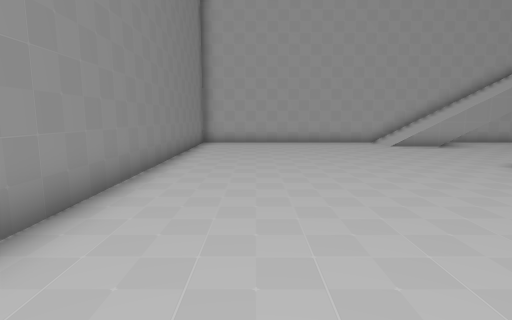
View 1 (above)

24 first-person views from a walk through a Unity game level. The camera is 1.2 m above the floor, tilts 8° down and sees 80° across. The floor is counted in squares, 1 m on a side. Each view is taken from the middle of a square. On the plan, view 1 faces up. The plan holds only what a view shows up to about 13 squares ahead; the rest is blank. The place goes on beyond the plan. The player character is not drawn.

View 2
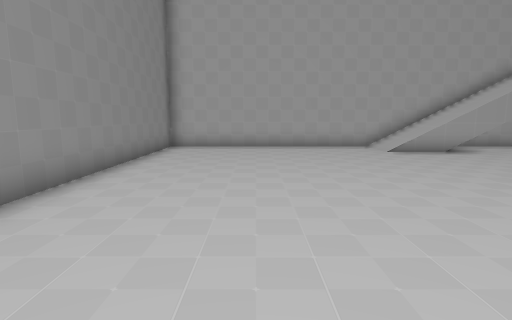

View 3
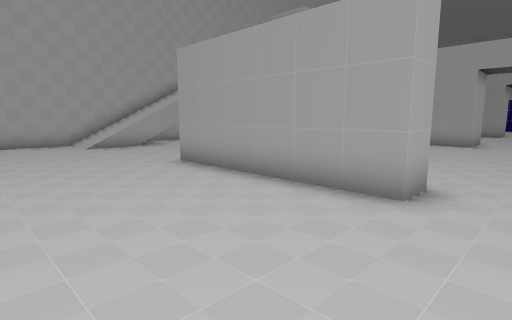

View 4
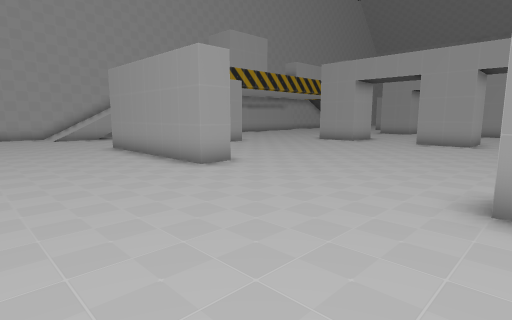

View 5
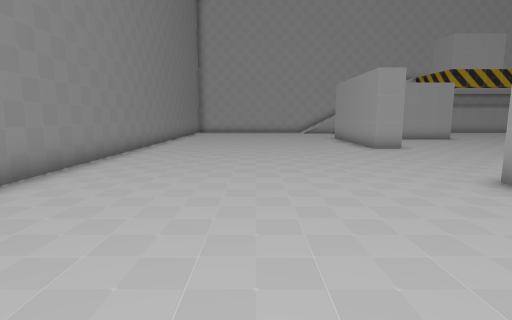

View 6
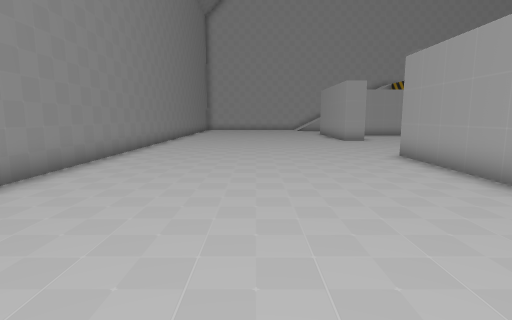

View 7
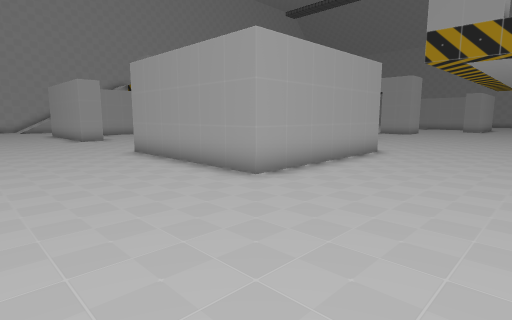

View 8
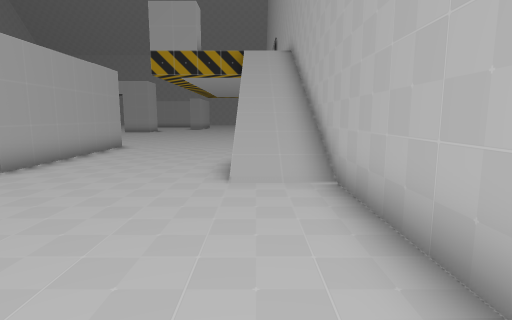

View 9
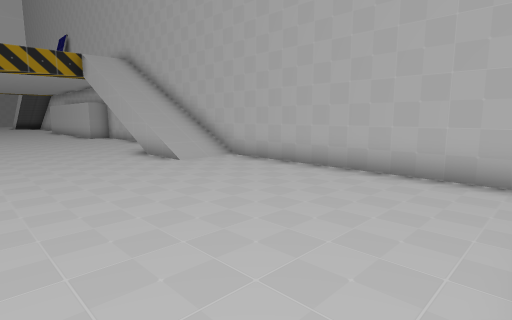

View 10
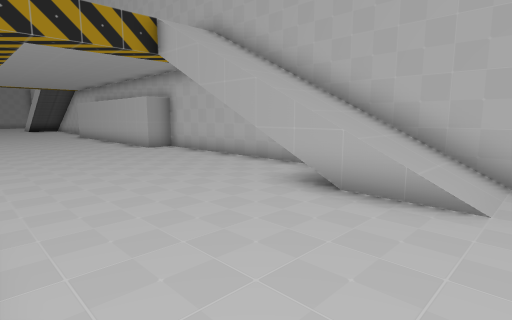

View 11
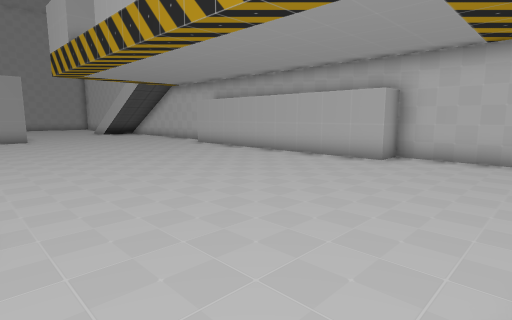

View 12
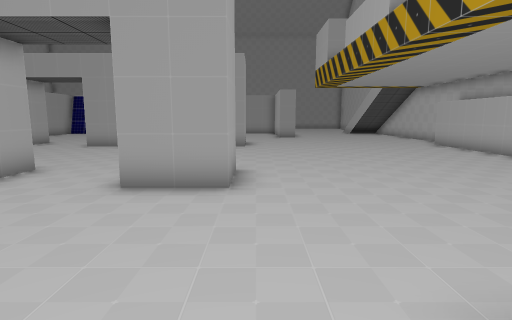

View 13
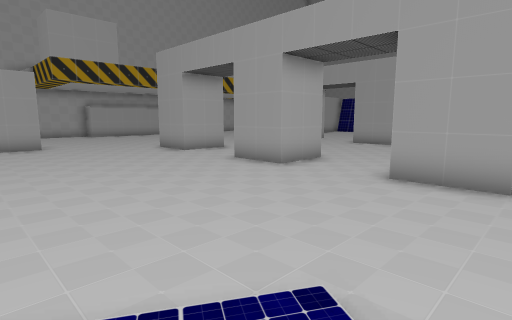

View 14
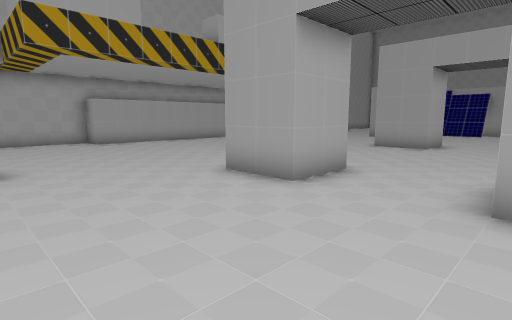

View 15
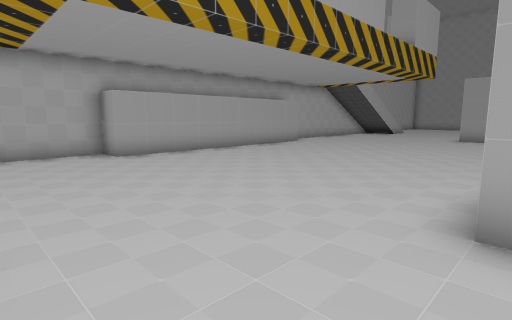

View 16
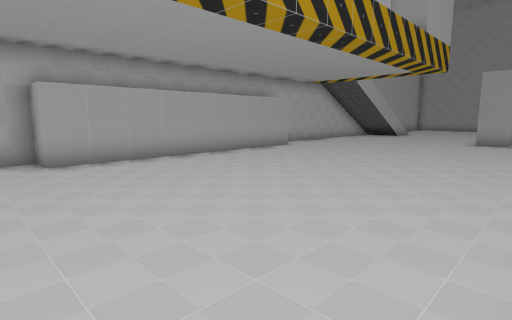

View 17
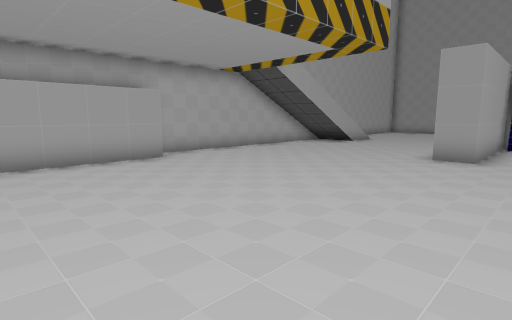

View 18
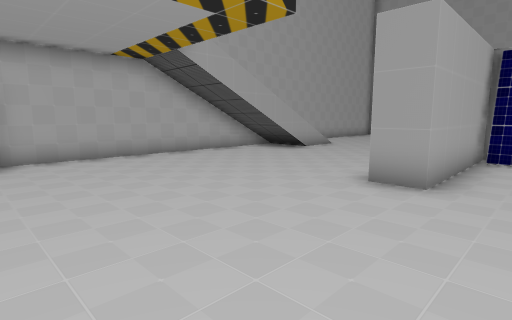

View 19
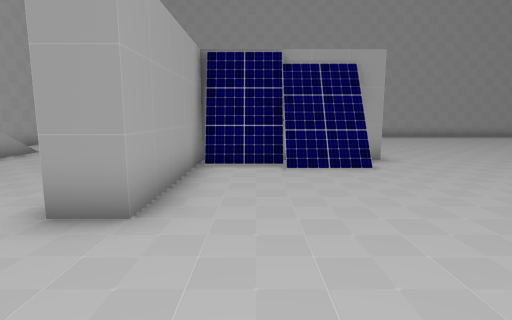

View 20
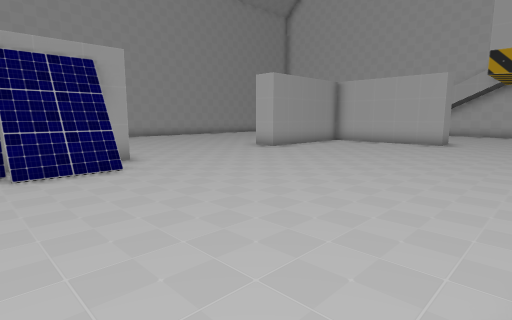

View 21
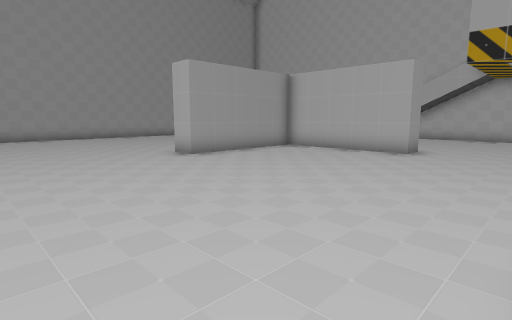

View 22
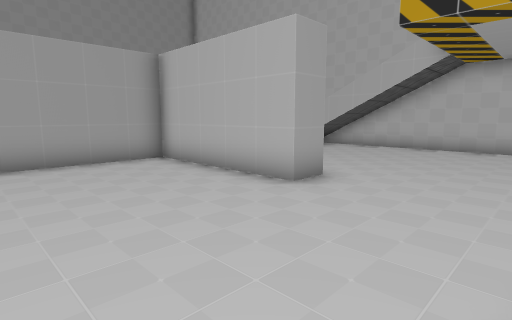

View 23
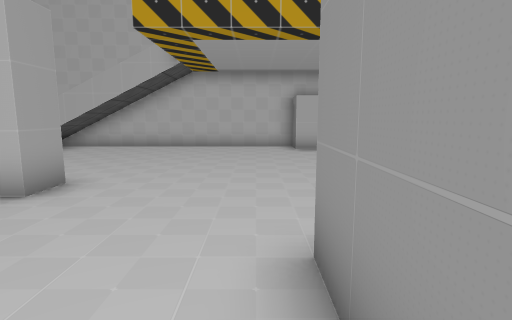

View 24
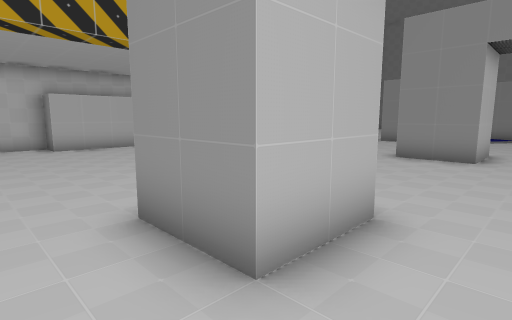

### Floor plan
Points are (right, up) in squares from view 1. A wall is a line through its corners. A room is listed if a view was taken in it or the views show most of it. See-through windows are left out.
Room 1 (views 1, 2, 3, 4, 5, 6, 7, 8, 9, 10, 11, 12, 13, 14, 15, 16, 17, 18, 19, 20, 21, 22, 23, 24)
walls: (18.6, -2.5) (16.5, -2.5) (16.5, -0.5); (18.5, -5.5) (18.5, -7.5) (16.5, -7.5) (16.5, -5.5) (18.5, -5.5); (24.4, -5.5) (26.5, -5.5) (26.5, -7.5); (18.6, 2.5) (16.5, 2.5) (16.5, 4.5); (26.5, 2.5) (24.5, 2.5) (24.5, 4.5); (12.6, -10.5) (6.5, -10.5) (6.5, -4.5); (12.6, 6.5) (11.3, 6.5); (30.5, -10.6) (30.5, -9.5) (35.5, -9.5) (35.5, -4.5) (36.5, -4.5); (7.6, 1.5) (6.5, 1.5) (6.5, 7.5); (34.4, 2.2) (34.4, 4.4); (34.8, 2.2) (34.8, 6.4); (34.3, 4.3) (35, 4.3) (35, 6.4); (35.5, 1.4) (35.5, 2.1); (25.6, 13.5) (16.5, 13.5) (16.5, 14.5) (13.4, 14.5); (35.6, 6.5) (30.5, 6.5) (30.5, 7.5); (11.5, 14.5) (-2.5, 14.5) (-2.5, -8.8); (34.5, 14.5) (25.8, 14.5); (40.2, 14.5) (38.2, 14.5); (-1.5, -17.5) (16.5, -17.5) (16.5, -16.5) (25.5, -16.5) (25.5, -17.5) (35, -17.5)
low walls: (34.1, 2.5) (34.1, 4.3); (34.3, 2.2) (34.3, 4.3)

Where each view was taken, in squares from view 1:
view 1: 0 up, 0 right, facing up
view 2: 2 up, 1 right, facing up
view 3: 0 up, 2 right, facing up-right
view 4: 5 down, 2 right, facing up-right
view 5: 10 down, 2 right, facing up
view 6: 14 down, 2 right, facing up
view 7: 15 down, 2 right, facing up-right
view 8: 16 down, 0 right, facing right
view 9: 11 down, 2 left, facing down-right
view 10: 11 down, 5 right, facing down-right
view 11: 8 down, 13 right, facing down-right
view 12: 8 down, 11 right, facing right
view 13: 8 down, 10 right, facing up-right
view 14: 1 down, 12 right, facing up-right
view 15: 4 up, 13 right, facing up-right
view 16: 5 up, 15 right, facing up-right
view 17: 5 up, 21 right, facing up-right
view 18: 5 up, 25 right, facing up-right
view 19: 5 up, 27 right, facing right
view 20: 5 up, 27 right, facing down-right
view 21: 1 up, 27 right, facing down-right
view 22: 5 down, 27 right, facing down-right
view 23: 5 down, 27 right, facing down
view 24: 4 down, 28 right, facing down-left
